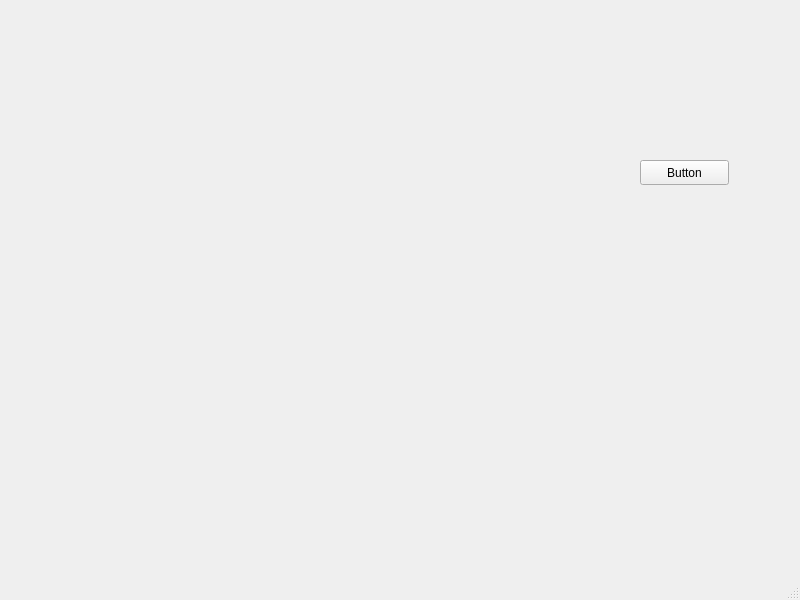
<?xml version="1.0" encoding="UTF-8"?>
<ui version="4.0">
 <class>MainWindow</class>
 <widget class="QMainWindow" name="MainWindow">
  <property name="geometry">
   <rect>
    <x>0</x>
    <y>0</y>
    <width>800</width>
    <height>600</height>
   </rect>
  </property>
  <property name="windowTitle">
   <string>MainWindow</string>
  </property>
  <widget class="QWidget" name="centralwidget">
   <widget class="QLabel" name="label">
    <property name="geometry">
     <rect>
      <x>50</x>
      <y>40</y>
      <width>500</width>
      <height>500</height>
     </rect>
    </property>
    <property name="text">
     <string/>
    </property>
   </widget>
   <widget class="QPushButton" name="pushButton">
    <property name="geometry">
     <rect>
      <x>640</x>
      <y>160</y>
      <width>89</width>
      <height>25</height>
     </rect>
    </property>
    <property name="text">
     <string>Button</string>
    </property>
   </widget>
  </widget>
  <widget class="QMenuBar" name="menubar">
   <property name="geometry">
    <rect>
     <x>0</x>
     <y>0</y>
     <width>800</width>
     <height>22</height>
    </rect>
   </property>
  </widget>
  <widget class="QStatusBar" name="statusbar"/>
 </widget>
 <resources/>
 <connections/>
</ui>
